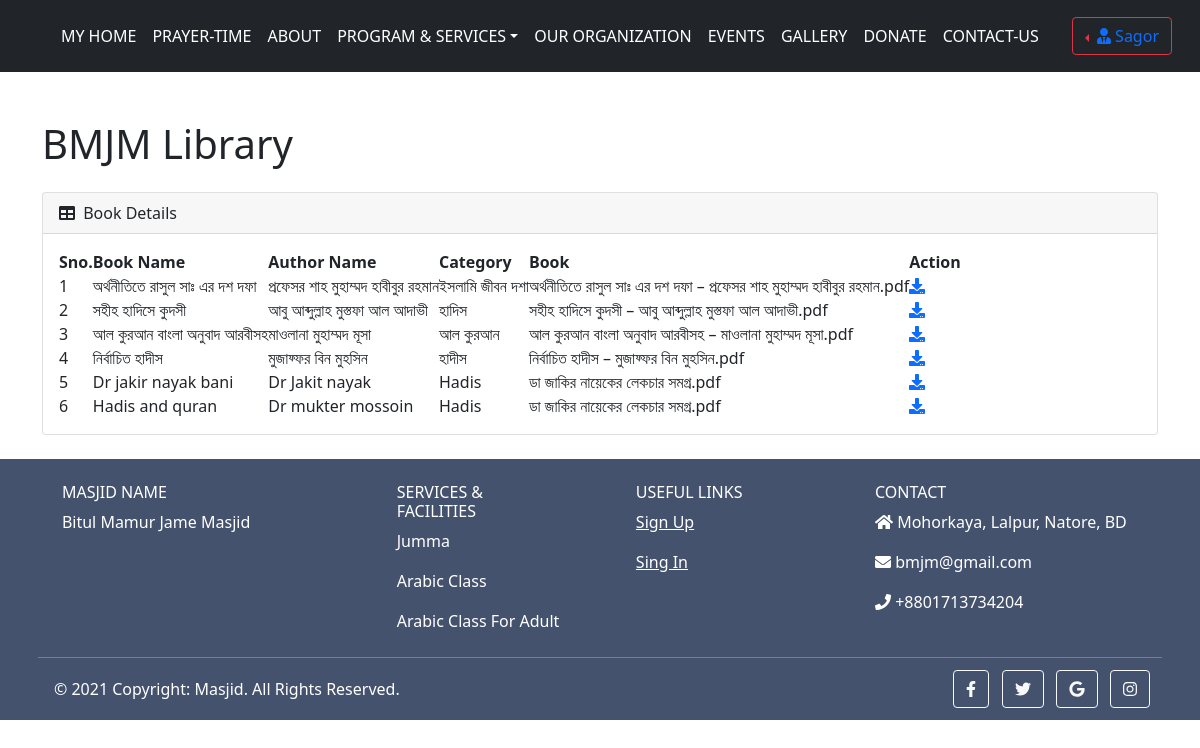
Page /library.php (signed in) on the committed database.
### tables this page shows
CREATE TABLE `usertable` (
  `id` int(11) NOT NULL,
  `name` varchar(255) NOT NULL,
  `email` varchar(255) NOT NULL,
  `password` varchar(255) NOT NULL,
  `phone` varchar(255) NOT NULL,
  `address` varchar(255) NOT NULL,
  `code` mediumint(50) NOT NULL,
  `status` text NOT NULL
);

CREATE TABLE `library` (
  `id` int(255) NOT NULL,
  `bname` varchar(255) NOT NULL,
  `aname` varchar(255) NOT NULL,
  `category` varchar(255) NOT NULL,
  `file` varchar(255) NOT NULL
);

### library.php (the view, shortened to what this page needs)
<?php
require "connection.php";
?>
<!DOCTYPE html>
<html lang="en">
  <head>
    <link href="https://cdn.jsdelivr.net/npm/bootstrap@5.1.1/dist/css/bootstrap.min.css" rel="stylesheet">
        <link rel="stylesheet" href="css/styles.css">
  </head>
  <body>
    <?php include "includes/header2.php";?>
    <div class="container mt-3">
      <h1 class="mt-5 mb-4">BMJM Library</h1>
                               <div class="card mb-4">
                            <div class="card-header">
                                <i class="fas fa-table me-1"></i>
                                Book Details
                            </div>
                            <div class="card-body">
                                <table id="datatablesSimple">
                                    <thead>
                                        <tr>
                                             <th>Sno.</th>
                                  <th>Book Name</th>
                                  <th> Author Name</th>
                                  <th>Category</th>
                                  <th>Book</th>
                                  <th>Action</th>
                                        </tr>
                                    </thead>
                                    <tbody>
                              <?php
                              $selectquery = "SELECT * FROM library";
                              $query=mysqli_query($con, $selectquery);
                              $cnt=1;
                              while($row=mysqli_fetch_array($query))
                              {?>
                              <tr>
                              <td><?php echo $cnt;?></td>
                                  <td><?php echo $row['bname'];?></td>
                                  <td><?php echo $row['aname'];?></td>
                                  <td><?php echo $row['category'];?></td>
                                  <td><?php echo $row['file'];?></td>
                                   <td>  <a href="library/<?php echo $row['file'];?>">
                          <i class="fas fa-download"></i></a>
                                  </td>
                              </tr>
                              <?php $cnt=$cnt+1; }?>
                                    </tbody>
                                </table>
                            </div>
                        </div>
    </div>
    <?php include "includes/footer.php";?>
  </body>
</html>

### includes/header2.php (shortened to what this page needs)
<?php require_once "controllerUserData.php"; ?>
<?php
$email = $_SESSION['email'];
$password = $_SESSION['password'];
if($email != false && $password != false){
$sql = "SELECT * FROM usertable WHERE email = '$email'";
$run_Sql = mysqli_query($con, $sql);
if($run_Sql){
$fetch_info = mysqli_fetch_assoc($run_Sql);
}
}else{
header('Location: login-user.php');
}
?>
<!DOCTYPE html>
<html lang="en">
	<head>
		<link href="https://cdn.jsdelivr.net/npm/bootstrap@5.1.1/dist/css/bootstrap.min.css" rel="stylesheet">
	</head>
	<body>
		<nav class="navbar navbar-expand-sm bg-dark navbar-dark sticky-top px-3 py-3">
            <div class="container-fluid">
                <div class="collapse navbar-collapse" id="collapsibleNavbar">
                    <ul class="navbar-nav mx-auto">
                <li class="nav-item">
                            <a class="nav-link text-white font-weight-bold text-uppercase" href="home.php">My Home</a>
                        </li>
                        <li class="nav-item">
                    <a class="nav-link text-white font-weight-bold text-uppercase" href="prayer-time2.php">PRAYER-TIME</a>
                </li>
                        <li class="nav-item">
                    <a class="nav-link text-white font-weight-bold text-uppercase" href="about2.php">ABOUT</a>
                </li>
                        <li class="nav-item dropdown">
                            <a class="nav-link text-white font-weight-bold text-uppercase dropdown-toggle" href="#" role="button" data-bs-toggle="dropdown">Program & Services</a>
                        </li>                        <li class="nav-item">
                        <a class="nav-link text-white font-weight-bold text-uppercase" href="organization.php">Our Organization</a>
                    </li>
                    <li class="nav-item">
                        <a class="nav-link text-white font-weight-bold text-uppercase" href="events.php">Events</a>
                    </li>
                    <li class="nav-item">
                <a class="nav-link text-white font-weight-bold text-uppercase" href="gallery.php">GALLERY</a>
            </li>
                    <li class="nav-item">
                        <a class="nav-link text-white font-weight-bold text-uppercase" href="donate.php">Donate</a>
                    </li>
                    <li class="nav-item">
                        <a class="nav-link text-white font-weight-bold text-uppercase" href="contact.php">Contact-Us</a>
                    </li>
                </ul>
                <div class="dropdown dropstart text-end">
                    <button type="button" class="btn btn-outline-danger dropdown-toggle" data-bs-toggle="dropdown"> <a href="logout-user.php" class="text-decoration-none"><i class='fas fa-user-tie'></i> <?php echo $fetch_info['name'] ?> </a></button>
                </div>
            </div>
        </div>
    </nav>
	</body>
</html>

### includes/footer.php (style rules this page uses)
* { margin: 0; padding: 0; box-sizing: border-box; }

### rows in the picture
usertable: name "Sagor"
library: bname "অর্থনীতিতে রাসুল সাঃ এর দশ দফা", aname "প্রফেসর শাহ মুহাম্মদ হাবীবুর রহমান", category "ইসলামি জীবন দশা", file "অর্থনীতিতে রাসুল সাঃ এর দশ দফা – প্রফেসর শাহ মুহাম্মদ হাবীবুর রহমান.pdf"
library: bname "সহীহ হাদিসে কুদসী", aname "আবু আব্দুল্লাহ মুস্তফা আল আদাভী", category "হাদিস", file "সহীহ হাদিসে কুদসী – আবু আব্দুল্লাহ মুস্তফা আল আদাভী.pdf"
library: bname "আল কুরআন বাংলা অনুবাদ আরবীসহ", aname "মাওলানা মুহাম্মদ মূসা", category "আল কুরআন", file "আল কুরআন বাংলা অনুবাদ আরবীসহ – মাওলানা মুহাম্মদ মূসা.pdf"
library: bname "নির্বাচিত হাদীস", aname "মুজাফ্ফর বিন মুহসিন", category "হাদীস", file "নির্বাচিত হাদীস – মুজাফ্ফর বিন মুহসিন.pdf"
library: bname "Dr jakir nayak bani", aname "Dr Jakit nayak", category "Hadis", file "ডা জাকির নায়েকের লেকচার সমগ্র.pdf"
library: bname "Hadis and quran", aname "Dr mukter mossoin", category "Hadis", file "ডা জাকির নায়েকের লেকচার সমগ্র.pdf"
